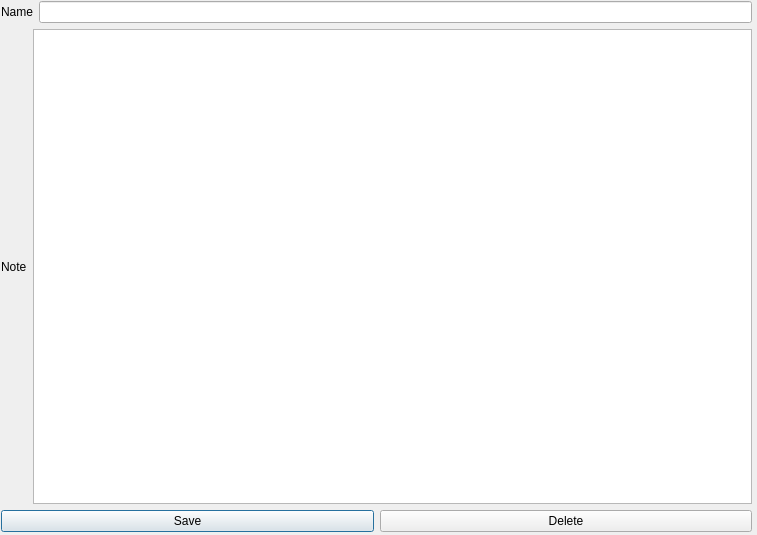
<?xml version="1.0" encoding="UTF-8"?>
<ui version="4.0">
 <class>NoteEditor</class>
 <widget class="QDialog" name="NoteEditor">
  <property name="geometry">
   <rect>
    <x>0</x>
    <y>0</y>
    <width>757</width>
    <height>535</height>
   </rect>
  </property>
  <property name="windowTitle">
   <string>Редактирование заметки</string>
  </property>
  <widget class="QWidget" name="layoutWidget">
   <property name="geometry">
    <rect>
     <x>1</x>
     <y>1</y>
     <width>751</width>
     <height>531</height>
    </rect>
   </property>
   <layout class="QVBoxLayout" name="verticalLayout">
    <item>
     <layout class="QHBoxLayout" name="horizontalLayout_2">
      <item>
       <widget class="QLabel" name="label">
        <property name="text">
         <string>Name</string>
        </property>
       </widget>
      </item>
      <item>
       <widget class="QLineEdit" name="nameNoteField"/>
      </item>
     </layout>
    </item>
    <item>
     <layout class="QHBoxLayout" name="horizontalLayout_3">
      <item>
       <widget class="QLabel" name="label_2">
        <property name="text">
         <string>Note</string>
        </property>
       </widget>
      </item>
      <item>
       <widget class="QTextEdit" name="textNoteField"/>
      </item>
     </layout>
    </item>
    <item>
     <layout class="QHBoxLayout" name="horizontalLayout_4">
      <item>
       <widget class="QPushButton" name="saveNoteButton">
        <property name="text">
         <string>Save</string>
        </property>
       </widget>
      </item>
      <item>
       <widget class="QPushButton" name="deleteNoteButton">
        <property name="text">
         <string>Delete</string>
        </property>
       </widget>
      </item>
     </layout>
    </item>
   </layout>
  </widget>
 </widget>
 <resources/>
 <connections/>
</ui>
